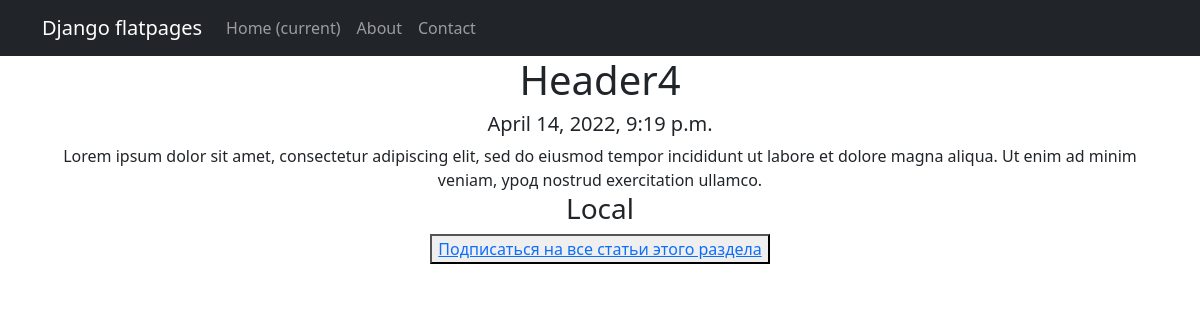
Page /materials/articles/4 on the committed database.
### newsapp/models.py (models this page shows, shortened)
class Post(models.Model):
    time_in = models.DateTimeField(auto_now_add=True)
    type = models.BooleanField(default=False)
    author = models.ForeignKey(Author, on_delete=models.CASCADE)
    category = models.ManyToManyField(Category, through='PostCategory')
    header = models.CharField(max_length=64, unique=True)
    article_text = models.TextField()
    rating = models.IntegerField(default=0)

class Category(models.Model):
    category = models.TextField(max_length=64, unique=True)
    subscribers = models.ManyToManyField(User, related_name='subscribers', blank=True)
    def __str__(self):
        return self.category

### newsapp/views.py (the view)
# urls.py: path('articles/<int:pk>', ArticlesDetail.as_view(), name='news'),
class ArticlesDetail(DetailView):
    model = Post
    template_name = 'article.html'
    context_object_name = 'news'

### newsapp/templatetags/custom_filters.py (called while the page is built)
@register.filter()
def matyugi(text):
    for word in text.split():
        for mat in WORDS:
            if mat == word:
                word = "*"
    return text

### templates/article.html (shortened to what this page needs)
{% extends 'flatpages/default.html' %}
{% load custom_filters %}
{% block content %}
<h1>{{ news.header|matyugi }}</h1>
<h5>{{ news.time_in }}</h5>
<td>{{ news.article_text|matyugi }}</td>
<h3>{{ news.category.all|join:", " }}</h3>
<button> <a href="subscribe/">Подписаться на все статьи этого раздела</a> </button>
{% endblock content %}

### rows in the picture
Post: header|matyugi "Header4", time_in "April 14, 2022, 9:19 p.m.", article_text|matyugi "Lorem ipsum dolor sit amet, consectetur adipiscing elit, sed do eiusmod tempor incididunt ut labore et dolore magna aliqua. Ut enim ad minim veniam, урод nostrud exercitation ullamco.", category.all "Local"
